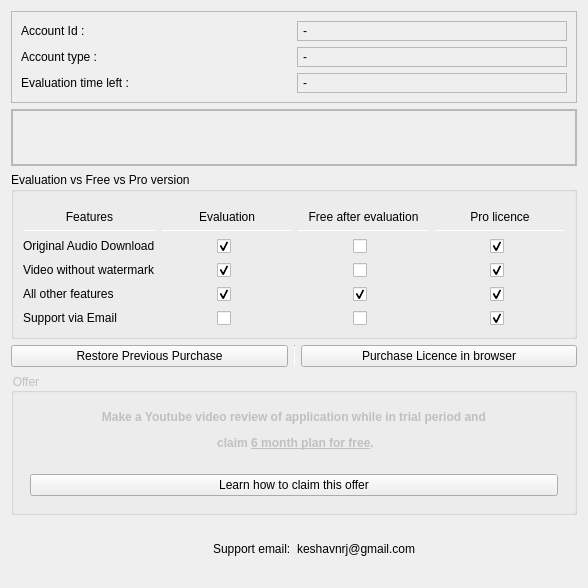
<?xml version="1.0" encoding="UTF-8"?>
<ui version="4.0">
 <class>account</class>
 <widget class="QWidget" name="account">
  <property name="geometry">
   <rect>
    <x>0</x>
    <y>0</y>
    <width>588</width>
    <height>588</height>
   </rect>
  </property>
  <property name="windowTitle">
   <string>Account</string>
  </property>
  <layout class="QVBoxLayout" name="verticalLayout">
   <item>
    <widget class="QFrame" name="frame1">
     <property name="frameShape">
      <enum>QFrame::StyledPanel</enum>
     </property>
     <layout class="QGridLayout" name="gridLayout">
      <item row="0" column="0">
       <widget class="QLabel" name="label">
        <property name="text">
         <string>Account Id :</string>
        </property>
       </widget>
      </item>
      <item row="1" column="0">
       <widget class="QLabel" name="label_3">
        <property name="text">
         <string>Account type :</string>
        </property>
       </widget>
      </item>
      <item row="1" column="1">
       <widget class="QLabel" name="acc_type">
        <property name="minimumSize">
         <size>
          <width>0</width>
          <height>20</height>
         </size>
        </property>
        <property name="styleSheet">
         <string notr="true">padding: 2px;
</string>
        </property>
        <property name="frameShape">
         <enum>QFrame::StyledPanel</enum>
        </property>
        <property name="text">
         <string>-</string>
        </property>
       </widget>
      </item>
      <item row="0" column="1">
       <widget class="QLabel" name="id">
        <property name="minimumSize">
         <size>
          <width>0</width>
          <height>20</height>
         </size>
        </property>
        <property name="styleSheet">
         <string notr="true">padding: 2px;
</string>
        </property>
        <property name="frameShape">
         <enum>QFrame::StyledPanel</enum>
        </property>
        <property name="text">
         <string>-</string>
        </property>
        <property name="textInteractionFlags">
         <set>Qt::LinksAccessibleByMouse|Qt::TextSelectableByMouse</set>
        </property>
       </widget>
      </item>
      <item row="2" column="0">
       <widget class="QLabel" name="label_4">
        <property name="text">
         <string>Evaluation time left :</string>
        </property>
       </widget>
      </item>
      <item row="2" column="1">
       <widget class="QLabel" name="time_left">
        <property name="minimumSize">
         <size>
          <width>0</width>
          <height>20</height>
         </size>
        </property>
        <property name="styleSheet">
         <string notr="true">padding: 2px;</string>
        </property>
        <property name="frameShape">
         <enum>QFrame::StyledPanel</enum>
        </property>
        <property name="text">
         <string>-</string>
        </property>
       </widget>
      </item>
     </layout>
    </widget>
   </item>
   <item>
    <widget class="QFrame" name="frame">
     <property name="frameShape">
      <enum>QFrame::StyledPanel</enum>
     </property>
     <property name="frameShadow">
      <enum>QFrame::Plain</enum>
     </property>
     <layout class="QVBoxLayout" name="verticalLayout_4">
      <property name="leftMargin">
       <number>0</number>
      </property>
      <property name="topMargin">
       <number>0</number>
      </property>
      <property name="rightMargin">
       <number>0</number>
      </property>
      <property name="bottomMargin">
       <number>0</number>
      </property>
      <item>
       <widget class="QLabel" name="status">
        <property name="minimumSize">
         <size>
          <width>0</width>
          <height>50</height>
         </size>
        </property>
        <property name="styleSheet">
         <string notr="true">padding: 2px;
</string>
        </property>
        <property name="frameShape">
         <enum>QFrame::StyledPanel</enum>
        </property>
        <property name="text">
         <string/>
        </property>
        <property name="alignment">
         <set>Qt::AlignCenter</set>
        </property>
        <property name="wordWrap">
         <bool>true</bool>
        </property>
       </widget>
      </item>
     </layout>
    </widget>
   </item>
   <item>
    <widget class="QGroupBox" name="features">
     <property name="title">
      <string>Evaluation vs Free vs Pro version</string>
     </property>
     <layout class="QVBoxLayout" name="verticalLayout_3">
      <item>
       <layout class="QGridLayout" name="gridLayout_2">
        <property name="topMargin">
         <number>9</number>
        </property>
        <item row="4" column="3" alignment="Qt::AlignHCenter">
         <widget class="QCheckBox" name="v1_3">
          <property name="enabled">
           <bool>true</bool>
          </property>
          <property name="styleSheet">
           <string notr="true">padding: 2px;
</string>
          </property>
          <property name="text">
           <string/>
          </property>
          <property name="checkable">
           <bool>true</bool>
          </property>
          <property name="checked">
           <bool>true</bool>
          </property>
         </widget>
        </item>
        <item row="5" column="2" alignment="Qt::AlignHCenter">
         <widget class="QCheckBox" name="v1_4">
          <property name="enabled">
           <bool>true</bool>
          </property>
          <property name="toolTip">
           <string>&lt;html&gt;&lt;head/&gt;&lt;body&gt;&lt;p&gt;No email support.&lt;/p&gt;&lt;/body&gt;&lt;/html&gt;</string>
          </property>
          <property name="styleSheet">
           <string notr="true">padding: 2px;
</string>
          </property>
          <property name="text">
           <string/>
          </property>
          <property name="checkable">
           <bool>true</bool>
          </property>
          <property name="checked">
           <bool>false</bool>
          </property>
         </widget>
        </item>
        <item row="2" column="2" alignment="Qt::AlignHCenter">
         <widget class="QCheckBox" name="v1_13">
          <property name="enabled">
           <bool>true</bool>
          </property>
          <property name="toolTip">
           <string>&lt;html&gt;&lt;head/&gt;&lt;body&gt;&lt;p&gt;Allows only two streaming tasks at a time.&lt;/p&gt;&lt;/body&gt;&lt;/html&gt;</string>
          </property>
          <property name="styleSheet">
           <string notr="true">padding: 2px;
</string>
          </property>
          <property name="text">
           <string/>
          </property>
          <property name="checkable">
           <bool>true</bool>
          </property>
          <property name="checked">
           <bool>false</bool>
          </property>
         </widget>
        </item>
        <item row="3" column="3" alignment="Qt::AlignHCenter">
         <widget class="QCheckBox" name="v1_11">
          <property name="enabled">
           <bool>true</bool>
          </property>
          <property name="styleSheet">
           <string notr="true">padding: 2px;
</string>
          </property>
          <property name="text">
           <string/>
          </property>
          <property name="checkable">
           <bool>true</bool>
          </property>
          <property name="checked">
           <bool>true</bool>
          </property>
         </widget>
        </item>
        <item row="3" column="0">
         <widget class="QLabel" name="label_9">
          <property name="text">
           <string>Video without watermark</string>
          </property>
         </widget>
        </item>
        <item row="3" column="2" alignment="Qt::AlignHCenter">
         <widget class="QCheckBox" name="v1_10">
          <property name="enabled">
           <bool>true</bool>
          </property>
          <property name="toolTip">
           <string>&lt;html&gt;&lt;head/&gt;&lt;body&gt;&lt;p&gt;Prevent access to exclusive plugins.&lt;/p&gt;&lt;/body&gt;&lt;/html&gt;</string>
          </property>
          <property name="styleSheet">
           <string notr="true">padding: 2px;
</string>
          </property>
          <property name="text">
           <string/>
          </property>
          <property name="checkable">
           <bool>true</bool>
          </property>
          <property name="checked">
           <bool>false</bool>
          </property>
         </widget>
        </item>
        <item row="5" column="1" alignment="Qt::AlignHCenter">
         <widget class="QCheckBox" name="v1_8">
          <property name="enabled">
           <bool>true</bool>
          </property>
          <property name="toolTip">
           <string>&lt;html&gt;&lt;head/&gt;&lt;body&gt;&lt;p&gt;No email support.&lt;/p&gt;&lt;/body&gt;&lt;/html&gt;</string>
          </property>
          <property name="styleSheet">
           <string notr="true">padding: 2px;
</string>
          </property>
          <property name="text">
           <string/>
          </property>
          <property name="checkable">
           <bool>true</bool>
          </property>
          <property name="checked">
           <bool>false</bool>
          </property>
         </widget>
        </item>
        <item row="1" column="3">
         <widget class="Line" name="line_2">
          <property name="minimumSize">
           <size>
            <width>0</width>
            <height>1</height>
           </size>
          </property>
          <property name="maximumSize">
           <size>
            <width>16777215</width>
            <height>1</height>
           </size>
          </property>
          <property name="orientation">
           <enum>Qt::Horizontal</enum>
          </property>
         </widget>
        </item>
        <item row="4" column="0">
         <widget class="QLabel" name="label_10">
          <property name="text">
           <string>All other features</string>
          </property>
         </widget>
        </item>
        <item row="0" column="3">
         <widget class="QLabel" name="label_5">
          <property name="text">
           <string>Pro licence</string>
          </property>
          <property name="alignment">
           <set>Qt::AlignCenter</set>
          </property>
         </widget>
        </item>
        <item row="5" column="3" alignment="Qt::AlignHCenter">
         <widget class="QCheckBox" name="v1_5">
          <property name="enabled">
           <bool>true</bool>
          </property>
          <property name="styleSheet">
           <string notr="true">padding: 2px;
</string>
          </property>
          <property name="text">
           <string/>
          </property>
          <property name="checkable">
           <bool>true</bool>
          </property>
          <property name="checked">
           <bool>true</bool>
          </property>
         </widget>
        </item>
        <item row="1" column="2">
         <widget class="Line" name="line">
          <property name="minimumSize">
           <size>
            <width>0</width>
            <height>1</height>
           </size>
          </property>
          <property name="maximumSize">
           <size>
            <width>16777215</width>
            <height>1</height>
           </size>
          </property>
          <property name="orientation">
           <enum>Qt::Horizontal</enum>
          </property>
         </widget>
        </item>
        <item row="2" column="3" alignment="Qt::AlignHCenter">
         <widget class="QCheckBox" name="v1_14">
          <property name="enabled">
           <bool>true</bool>
          </property>
          <property name="styleSheet">
           <string notr="true">padding: 2px;
</string>
          </property>
          <property name="text">
           <string/>
          </property>
          <property name="checkable">
           <bool>true</bool>
          </property>
          <property name="checked">
           <bool>true</bool>
          </property>
         </widget>
        </item>
        <item row="3" column="1" alignment="Qt::AlignHCenter">
         <widget class="QCheckBox" name="v1_9">
          <property name="enabled">
           <bool>true</bool>
          </property>
          <property name="styleSheet">
           <string notr="true">padding: 2px;
</string>
          </property>
          <property name="text">
           <string/>
          </property>
          <property name="checkable">
           <bool>true</bool>
          </property>
          <property name="checked">
           <bool>true</bool>
          </property>
         </widget>
        </item>
        <item row="0" column="2">
         <widget class="QLabel" name="label_2">
          <property name="text">
           <string>Free after evaluation</string>
          </property>
          <property name="alignment">
           <set>Qt::AlignCenter</set>
          </property>
         </widget>
        </item>
        <item row="4" column="2" alignment="Qt::AlignHCenter">
         <widget class="QCheckBox" name="v1_2">
          <property name="enabled">
           <bool>true</bool>
          </property>
          <property name="styleSheet">
           <string notr="true">padding: 2px;
</string>
          </property>
          <property name="text">
           <string/>
          </property>
          <property name="checkable">
           <bool>true</bool>
          </property>
          <property name="checked">
           <bool>true</bool>
          </property>
         </widget>
        </item>
        <item row="1" column="1">
         <widget class="Line" name="line_3">
          <property name="minimumSize">
           <size>
            <width>0</width>
            <height>1</height>
           </size>
          </property>
          <property name="maximumSize">
           <size>
            <width>16777215</width>
            <height>1</height>
           </size>
          </property>
          <property name="orientation">
           <enum>Qt::Horizontal</enum>
          </property>
         </widget>
        </item>
        <item row="0" column="1">
         <widget class="QLabel" name="label_6">
          <property name="text">
           <string>Evaluation</string>
          </property>
          <property name="alignment">
           <set>Qt::AlignCenter</set>
          </property>
         </widget>
        </item>
        <item row="2" column="1" alignment="Qt::AlignHCenter">
         <widget class="QCheckBox" name="v1_12">
          <property name="enabled">
           <bool>true</bool>
          </property>
          <property name="styleSheet">
           <string notr="true">padding: 2px;
</string>
          </property>
          <property name="text">
           <string/>
          </property>
          <property name="checkable">
           <bool>true</bool>
          </property>
          <property name="checked">
           <bool>true</bool>
          </property>
         </widget>
        </item>
        <item row="4" column="1" alignment="Qt::AlignHCenter">
         <widget class="QCheckBox" name="v1_7">
          <property name="enabled">
           <bool>true</bool>
          </property>
          <property name="styleSheet">
           <string notr="true">padding: 2px;
</string>
          </property>
          <property name="text">
           <string/>
          </property>
          <property name="checkable">
           <bool>true</bool>
          </property>
          <property name="checked">
           <bool>true</bool>
          </property>
         </widget>
        </item>
        <item row="1" column="0">
         <widget class="Line" name="line_4">
          <property name="minimumSize">
           <size>
            <width>0</width>
            <height>1</height>
           </size>
          </property>
          <property name="maximumSize">
           <size>
            <width>16777215</width>
            <height>1</height>
           </size>
          </property>
          <property name="orientation">
           <enum>Qt::Horizontal</enum>
          </property>
         </widget>
        </item>
        <item row="0" column="0">
         <widget class="QLabel" name="label_12">
          <property name="text">
           <string>Features</string>
          </property>
          <property name="alignment">
           <set>Qt::AlignCenter</set>
          </property>
         </widget>
        </item>
        <item row="2" column="0">
         <widget class="QLabel" name="label_8">
          <property name="text">
           <string>Original Audio Download</string>
          </property>
         </widget>
        </item>
        <item row="5" column="0">
         <widget class="QLabel" name="label_11">
          <property name="text">
           <string>Support via Email</string>
          </property>
         </widget>
        </item>
       </layout>
      </item>
     </layout>
    </widget>
   </item>
   <item>
    <layout class="QHBoxLayout" name="horizontalLayout">
     <item>
      <widget class="QPushButton" name="restore_purchase">
       <property name="text">
        <string>Restore Previous Purchase</string>
       </property>
       <property name="icon">
        <iconset resource="icons.qrc">
         <normaloff>:/icons/refresh-line.png</normaloff>:/icons/refresh-line.png</iconset>
       </property>
       <property name="iconSize">
        <size>
         <width>22</width>
         <height>22</height>
        </size>
       </property>
      </widget>
     </item>
     <item>
      <widget class="Line" name="line_5">
       <property name="minimumSize">
        <size>
         <width>1</width>
         <height>0</height>
        </size>
       </property>
       <property name="maximumSize">
        <size>
         <width>1</width>
         <height>16777215</height>
        </size>
       </property>
       <property name="orientation">
        <enum>Qt::Vertical</enum>
       </property>
      </widget>
     </item>
     <item>
      <widget class="QPushButton" name="buy_external">
       <property name="text">
        <string>Purchase Licence in browser</string>
       </property>
       <property name="icon">
        <iconset resource="icons.qrc">
         <normaloff>:/icons/shopping-cart-line.png</normaloff>:/icons/shopping-cart-line.png</iconset>
       </property>
       <property name="iconSize">
        <size>
         <width>22</width>
         <height>22</height>
        </size>
       </property>
      </widget>
     </item>
    </layout>
   </item>
   <item>
    <widget class="QGroupBox" name="offer_groupBox">
     <property name="styleSheet">
      <string notr="true">QGroupBox{
	padding: 9px;
	     color: silver;
         background-image:url(:/icons/texture.png);
		  background-clip: border;

	     background-color: qlineargradient(spread:reflect,
                 x1:1, y1:0, x2:1, y2:1, stop:0 
                rgba(24, 25, 26, 190), stop:1 
                rgba(24, 25, 26, 250));
}

</string>
     </property>
     <property name="title">
      <string>Offer</string>
     </property>
     <layout class="QVBoxLayout" name="verticalLayout_2">
      <item>
       <widget class="QWidget" name="wid" native="true">
        <property name="styleSheet">
         <string notr="true">QWidget{
		  border-radius:4px;
		  padding: 9px;
	     color: silver;
		  background-clip: border;
	     background-color: qlineargradient(spread:reflect,
                 x1:1, y1:0, x2:1, y2:1, stop:0 
                rgba(24, 25, 26, 110), stop:1 
                rgba(24, 25, 26, 80));

}</string>
        </property>
        <layout class="QHBoxLayout" name="horizontalLayout_3">
         <item>
          <widget class="QLabel" name="label_14">
           <property name="styleSheet">
            <string notr="true">QLabel{
	background-color:transparent;
}</string>
           </property>
           <property name="text">
            <string>&lt;html&gt;&lt;head/&gt;&lt;body&gt;&lt;p align=&quot;center&quot;&gt;&lt;span style=&quot; font-weight:600;&quot;&gt;Make a Youtube video review of application while in trial period and &lt;/span&gt;&lt;/p&gt;&lt;p align=&quot;center&quot;&gt;&lt;span style=&quot; font-weight:600;&quot;&gt;claim &lt;/span&gt;&lt;span style=&quot; font-weight:600; text-decoration: underline;&quot;&gt;6 month plan for free&lt;/span&gt;&lt;span style=&quot; font-weight:600;&quot;&gt;.&lt;/span&gt;&lt;/p&gt;&lt;/body&gt;&lt;/html&gt;</string>
           </property>
          </widget>
         </item>
        </layout>
       </widget>
      </item>
      <item>
       <widget class="QPushButton" name="offer_claim_ins">
        <property name="text">
         <string>Learn how to claim this offer</string>
        </property>
       </widget>
      </item>
     </layout>
    </widget>
   </item>
   <item>
    <layout class="QHBoxLayout" name="horizontalLayout_2">
     <property name="topMargin">
      <number>9</number>
     </property>
     <property name="bottomMargin">
      <number>9</number>
     </property>
     <item alignment="Qt::AlignRight">
      <widget class="QLabel" name="label_13">
       <property name="text">
        <string>Support email:</string>
       </property>
      </widget>
     </item>
     <item alignment="Qt::AlignLeft">
      <widget class="QLabel" name="email">
       <property name="text">
        <string>keshavnrj@gmail.com</string>
       </property>
      </widget>
     </item>
    </layout>
   </item>
  </layout>
 </widget>
 <resources>
  <include location="icons.qrc"/>
 </resources>
 <connections/>
</ui>
